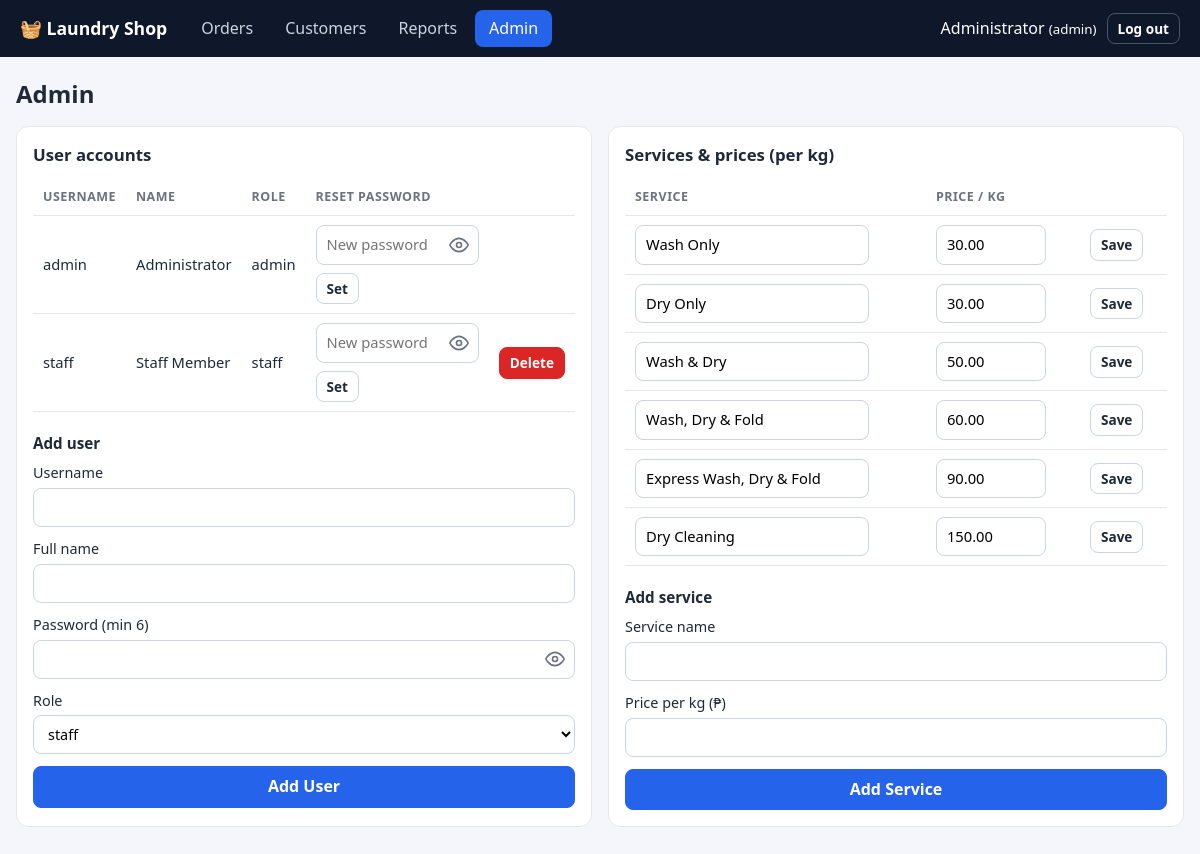
The page /admin (signed in) on the database its author committed.
### tables this page shows
CREATE TABLE users (
    id            INTEGER PRIMARY KEY AUTOINCREMENT,
    username      TEXT NOT NULL UNIQUE COLLATE NOCASE,
    full_name     TEXT NOT NULL,
    password_hash TEXT NOT NULL,
    salt          TEXT NOT NULL,
    role          TEXT NOT NULL CHECK (role IN ('admin', 'staff'))
);

CREATE TABLE services (
    id           INTEGER PRIMARY KEY AUTOINCREMENT,
    name         TEXT NOT NULL UNIQUE,
    price_per_kg REAL NOT NULL CHECK (price_per_kg >= 0)
);

### app.py (the view)
@app.route("/admin")
@admin_required
def admin():
    return render_template("admin.html", users=db.list_users(), services=db.list_services(), roles=db.ROLES)

### app.py (called while the page is built)
def csrf_token():
    if "_csrf" not in session:
        session["_csrf"] = secrets.token_hex(16)
    return session["_csrf"]

@app.before_request
def check_csrf():
    if request.method == "POST":
        sent, real = request.form.get("_csrf", ""), session.get("_csrf", "")
        if not real or not secrets.compare_digest(sent, real):
            abort(400, "Invalid or missing form token. Go back, refresh the page and try again.")

@app.context_processor
def inject_globals():
    return dict(
        user=session.get("user"), csrf_token=csrf_token, statuses=db.STATUSES,
        methods=db.PAYMENT_METHODS, pay_status=db.payment_status,
        shop_name=SHOP_NAME, shop_address=SHOP_ADDRESS, shop_contact=SHOP_CONTACT,
        balance_of=lambda o: max(round(o["total"] - o["paid"], 2), 0),
    )

def login_required(view):
    @wraps(view)
    def wrapper(*a, **kw):
        if not session.get("user"):
            return redirect(url_for("login"))
        return view(*a, **kw)
    return wrapper

def admin_required(view):
    @wraps(view)
    @login_required
    def wrapper(*a, **kw):
        if session["user"]["role"] != "admin":
            abort(403)
        return view(*a, **kw)
    return wrapper

### db.py (called while the page is built)
@contextmanager
def db():
    conn = sqlite3.connect(DB_PATH)
    conn.row_factory = sqlite3.Row
    conn.execute("PRAGMA foreign_keys = ON")
    try:
        yield conn
        conn.commit()
    except Exception:
        conn.rollback()
        raise
    finally:
        conn.close()

def list_users():
    with db() as c:
        return c.execute("SELECT id, username, full_name, role FROM users ORDER BY role, username").fetchall()

def list_services():
    with db() as c:
        return c.execute("SELECT * FROM services ORDER BY id").fetchall()

### templates/admin.html (shortened to what this page needs)
{% extends "base.html" %}
{% block content %}
<div class="page-head"><h1>Admin</h1></div>
<div class="grid2">
  <section class="card">
    <h2>User accounts</h2>
    <div class="table-wrap">
    <table>
      <thead><tr><th>Username</th><th>Name</th><th>Role</th><th>Reset password</th><th></th></tr></thead>
      <tbody>
      {% for u in users %}
      <tr>
        <td>{{ u.username }}</td><td>{{ u.full_name }}</td><td>{{ u.role }}</td>
        <td>
          <form method="post" action="{{ url_for('admin_reset_password', user_id=u.id) }}" class="inline-form">
            <input type="password" name="password" placeholder="New password" minlength="6" required>
            <button class="btn small">Set</button>
          </form>
        </td>
        <td>
          {% if u.id != user.id %}
          <form method="post" action="{{ url_for('admin_delete_user', user_id=u.id) }}" onsubmit="return confirm('Delete this user?')">
            <button class="btn danger small">Delete</button>
          </form>
          {% endif %}
        </td>
      </tr>
      {% endfor %}
      </tbody>
    </table>
    </div>
    <h3>Add user</h3>
    <form method="post" action="{{ url_for('admin_add_user') }}" class="stack">
      <label>Username <input name="username" required></label>
      <label>Full name <input name="full_name" required></label>
      <label>Password (min 6) <input name="password" type="password" minlength="6" required></label>
      <label>Role <select name="role">{% for r in roles %}<option {{ 'selected' if r == 'staff' }}>{{ r }}</option>{% endfor %}</select></label>
      <button class="btn primary">Add User</button>
    </form>
  </section>
  <section class="card">
    <h2>Services &amp; prices (per kg)</h2>
    <div class="table-wrap">
    <table>
      <thead><tr><th>Service</th><th>Price / kg</th><th></th></tr></thead>
      <tbody>
      {% for s in services %}
      <tr>
        <td><input name="name" value="{{ s.name }}" required form="svc{{ s.id }}"></td>
        <td><input name="price" type="number" step="0.01" min="0" value="{{ '%.2f'|format(s.price_per_kg) }}" required class="narrow" form="svc{{ s.id }}"></td>
        <td>
          <form id="svc{{ s.id }}" method="post" action="{{ url_for('admin_edit_service', service_id=s.id) }}">
            <button class="btn small">Save</button>
          </form>
        </td>
      </tr>
      {% endfor %}
      </tbody>
    </table>
    </div>
    <h3>Add service</h3>
    <form method="post" action="{{ url_for('admin_add_service') }}" class="stack">
      <label>Service name <input name="name" required></label>
      <label>Price per kg (₱) <input name="price" type="number" step="0.01" min="0" required></label>
      <button class="btn primary">Add Service</button>
    </form>
  </section>
</div>
{% endblock %}

### templates/base.html (shortened to what this page needs)
<!doctype html>
<html lang="en">
<head>
  <link rel="stylesheet" href="{{ url_for('static', filename='style.css') }}">
</head>
<body>
{% if user %}
<header class="topbar">
  <div class="brand">🧺 Laundry Shop</div>
  <nav>
    <a href="{{ url_for('orders') }}" class="{{ 'active' if request.endpoint in ('orders','new_order','order_detail') }}">Orders</a>
    <a href="{{ url_for('customers') }}" class="{{ 'active' if request.endpoint in ('customers','customer_detail') }}">Customers</a>
    {% if user.role == 'admin' %}
    <a href="{{ url_for('reports') }}" class="{{ 'active' if request.endpoint == 'reports' }}">Reports</a>
    <a href="{{ url_for('admin') }}" class="{{ 'active' if request.endpoint == 'admin' }}">Admin</a>
    {% endif %}
  </nav>
  <form method="post" action="{{ url_for('logout') }}" class="userbox">
    <span>{{ user.name }} <small>({{ user.role }})</small></span>
    <button class="btn small ghost">Log out</button>
  </form>
</header>
{% endif %}
<main class="container">
  {% block content %}{% endblock %}
</main>
</body>
</html>

### static/style.css (style rules this page uses)
:root { --bg:#f4f6fb;--card:#fff;--text:#1f2937;--muted:#6b7280;--line:#e5e7eb;--primary:#2563eb;--primary-d:#1d4ed8;--danger:#dc2626;--ok:#15803d }
* { box-sizing:border-box }
body { margin:0;font-family:system-ui,-apple-system,"Segoe UI",Roboto,sans-serif;background:var(--bg);color:var(--text);line-height:1.45 }
a { color:var(--primary);text-decoration:none }
h1 { font-size:1.5rem;margin:0 }
h2 { font-size:1.05rem;margin:0 0 .75rem }
h3 { font-size:.95rem;margin:1.2rem 0 .6rem }
.container { max-width:1200px;margin:0 auto;padding:20px 16px 48px }
.topbar { background:#0f172a;color:#fff;display:flex;align-items:center;gap:20px;padding:10px 20px;flex-wrap:wrap }
.brand { font-weight:700;font-size:1.1rem }
.topbar nav { display:flex;gap:4px;flex:1 }
.topbar nav a { color:#cbd5e1;padding:7px 14px;border-radius:8px }
.topbar nav a.active { background:var(--primary);color:#fff }
.userbox { display:flex;align-items:center;gap:10px;margin:0 }
.card { background:var(--card);border:1px solid var(--line);border-radius:12px;padding:16px;margin-bottom:16px }
.page-head { display:flex;justify-content:space-between;align-items:center;margin-bottom:14px;gap:10px;flex-wrap:wrap }
.grid2 { display:grid;grid-template-columns:repeat(auto-fit,minmax(340px,1fr));gap:16px }
.grid2>.card { margin-bottom:0 }
.grid2 { margin-bottom:16px }
input,select { font:inherit;padding:8px 10px;border:1px solid #cbd5e1;border-radius:8px;background:#fff;max-width:100% }
input.narrow { width:110px }
label { display:flex;flex-direction:column;gap:4px;font-size:.9rem;font-weight:500 }
.btn { font:inherit;font-weight:600;padding:8px 14px;border-radius:8px;border:1px solid #cbd5e1;background:#fff;color:var(--text);cursor:pointer;display:inline-block }
.btn.primary { background:var(--primary);border-color:var(--primary);color:#fff }
.btn.danger { background:var(--danger);border-color:var(--danger);color:#fff }
.btn.ghost { background:transparent }
.topbar .btn.ghost { color:#fff;border-color:#475569 }
.btn.small { padding:5px 10px;font-size:.85rem }
.inline-form { display:flex;gap:8px;flex-wrap:wrap;align-items:center;margin:0 }
.stack { display:flex;flex-direction:column;gap:12px }
.table-wrap { overflow-x:auto }
table { width:100%;border-collapse:collapse;font-size:.92rem }
th,td { padding:9px 10px;border-bottom:1px solid var(--line);text-align:left;white-space:nowrap }
th { font-size:.78rem;text-transform:uppercase;letter-spacing:.04em;color:var(--muted) }
.pw-wrap input { width:100%;padding-right:42px }

### rows shown on the page
users: name "Administrator", username "admin", full_name "Administrator", role "admin"
users: username "staff", full_name "Staff Member", role "staff"
services: name "Wash Only", price "30.00"
services: name "Dry Only", price "30.00"
services: name "Wash & Dry", price "50.00"
services: name "Wash, Dry & Fold", price "60.00"
services: name "Express Wash, Dry & Fold", price "90.00"
services: name "Dry Cleaning", price "150.00"

### other values the page prints
{{ user.role }} "admin"
form field role "staff"
